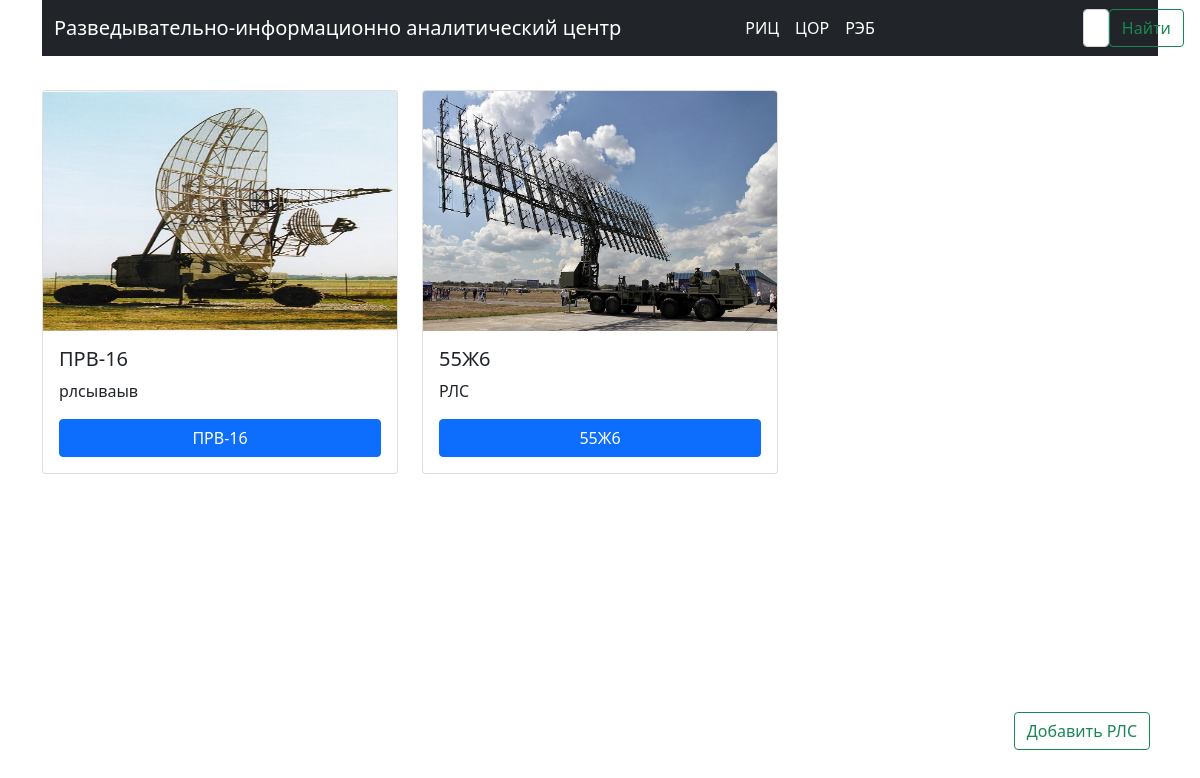
Page /list_radar/ on the earlier database version.
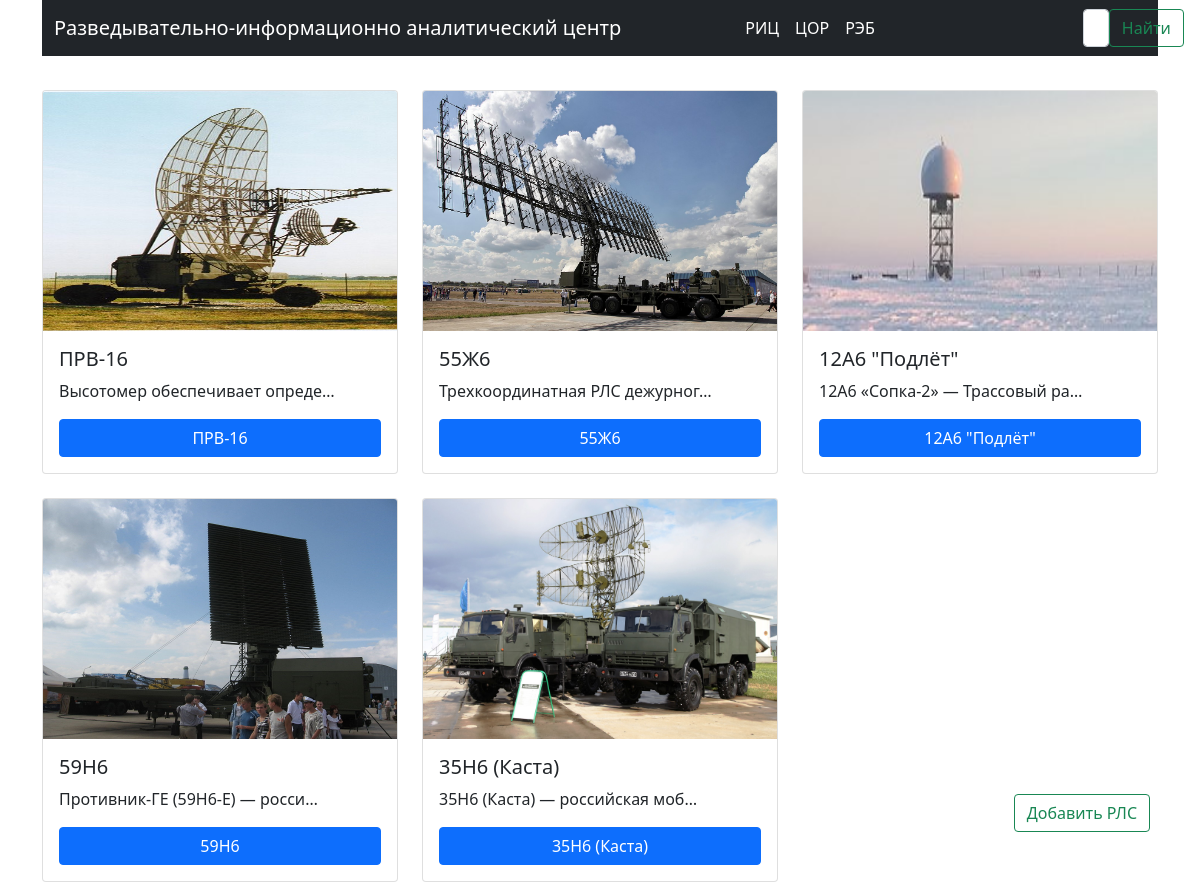
Same page on the later database version.
### ric/models.py (models this page shows, shortened)
class Radar(models.Model):
    title = models.CharField('Название РЛС', max_length=250) # Название РЛС
    slug = models.SlugField('URL', null=False, unique=True) #Слаг
    body = models.TextField('Описание РЛС', null=True) # Описание РЛС
    data = models.DateTimeField('Дата', auto_now=True) # Дата создание записи
    image = models.ImageField(upload_to='images/', blank=True)
    def get_absolute_url(self):
        return reverse('ric:radar_detail', args={self.slug})
    class Meta:
        verbose_name = 'РЛС' # Название РЛС ед. число
        verbose_name_plural = 'РЛС' # Название РЛС мн. число

### ric/views.py (the view)
# urls.py: path('list_radar/', views.list_radar, name='list_radar'),
def list_radar(request):
    all_radar = Radar.objects.all()
    return render(request, 'list_radar.html', {'all_radar': all_radar})

### ric/templates/list_radar.html (shortened to what this page needs)
{% extends 'index.html' %}
{% block content %}
<div>
    <a href="{% url 'ric:add_rls' %}" class="btn btn-outline-success"
       style="position:fixed; right:50px; bottom:50px;">Добавить РЛС</a>
</div>
<div class="row row-cols-2 row-cols-md-3 g-4" style="margin-top: 10px;">
    {% for rls in all_radar %}
  <div class="col">
    <div class="card h-100">
      <img src="{{ rls.image.url }}" class="card-img-top" alt="{{ rls.title }}" width="320" height="240">
      <div class="card-body">
        <h5 class="card-title">{{ rls.title }}</h5>
        <p class="card-text">{{ rls.body | truncatechars:'30' }}</p>
          <a href="{{rls.get_absolute_url}}" class="btn btn-primary" style="width: 100%; margin:0 auto;">{{ rls.title }}</a>
      </div>
    </div>
  </div>
    {% endfor %}
</div>
{% endblock %}

### ric/templates/index.html (shortened to what this page needs)
{% load static %}
<!doctype html>
<html lang="ru">
  <head>
    <link href="https://cdn.jsdelivr.net/npm/bootstrap@5.0.1/dist/css/bootstrap.min.css" rel="stylesheet">
  </head>
  <body>
    <div class="container">
        <nav class="navbar navbar-expand-lg navbar-dark bg-dark">
          <div class="container-fluid">
            <a class="navbar-brand" href="{% url 'ric:base' %}">Разведывательно-информационно аналитический центр</a>
            <div class="collapse navbar-collapse" id="navbarSupportedContent" style="margin-left: 100px;">
              <ul class="navbar-nav mr-auto mb-2 mb-lg-0">
                <li class="nav-item"><a class="nav-link active" aria-current="page" href="{% url 'ric:list_radar' %}">РИЦ</a></li>
                <li class="nav-item"><a class="nav-link active" aria-current="page" href="#">ЦОР</a></li>
                <li class="nav-item"><a class="nav-link active" aria-current="page" href="#">РЭБ</a></li>
              </ul>
              <form class="d-flex" style="margin-left: 200px;">
                <input class="form-control mr-2" type="search" placeholder="Поиск" aria-label="Search">
                <button class="btn btn-outline-success" type="submit">Найти</button>
              </form>
            </div>
            </div>
        </nav>
    </div>
    <div class="container">
        {% block content %}{% endblock %}
    </div>
  </body>
</html>

Differences in the rows shown:
changed Radar "ПРВ-16": body "рлсываыв" → "Высотомер обеспечивает опреде…"
changed Radar: body "РЛС" → "Трехкоординатная РЛС дежурног…"
added Radar: image (picture), title "12А6 \"Подлёт\"", body "12А6 «Сопка-2» — Трассовый ра…"
added Radar: image (picture), title "59Н6", body "Противник-ГЕ (59H6-E) — росси…"
added Radar: image (picture), title "35Н6 (Каста)", body "35Н6 (Каста) — российская моб…"
